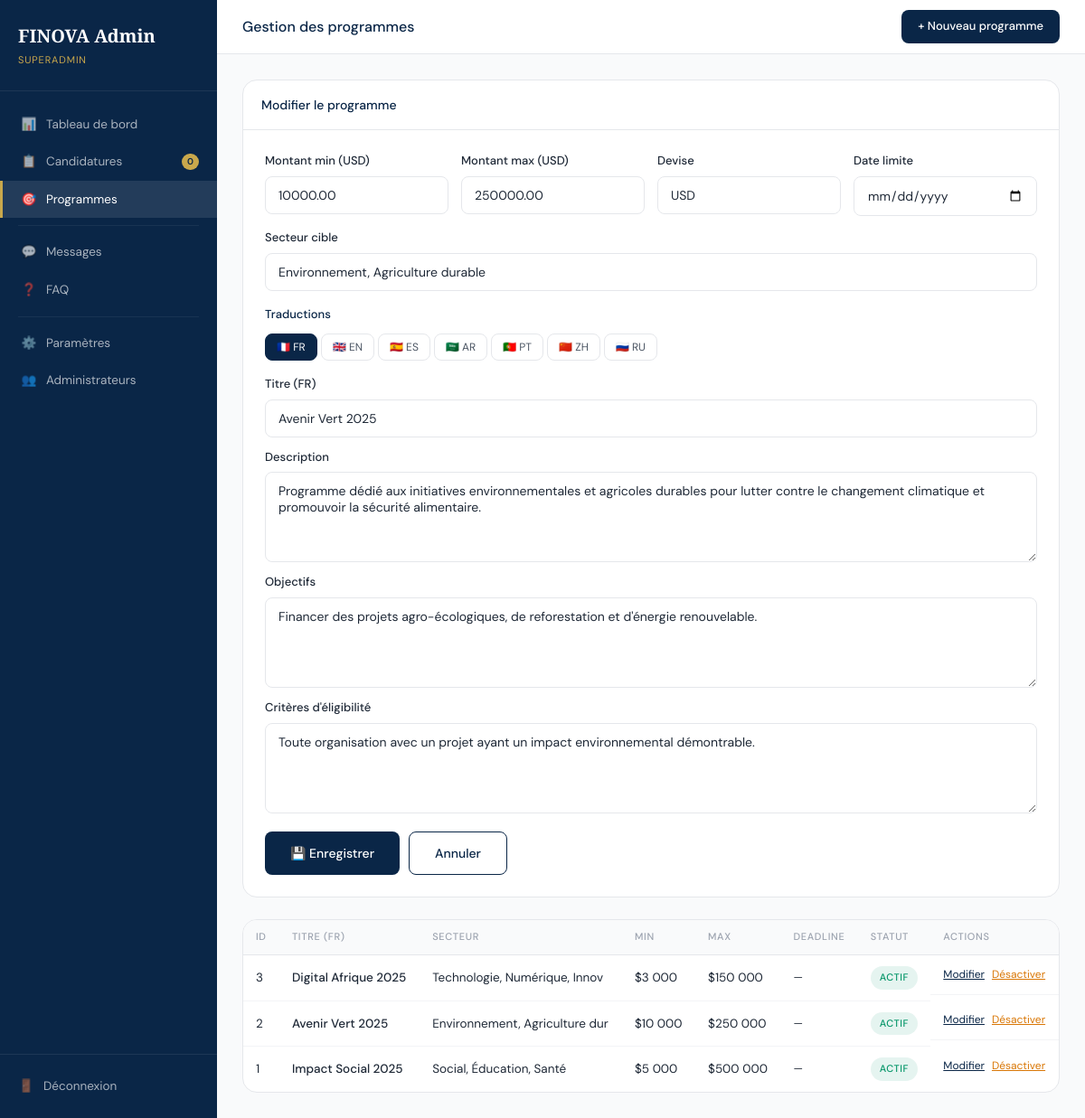
Screenshot of /admin/programs.php?edit=2 (signed in) with the database file from the repository.
### tables this page shows
CREATE TABLE IF NOT EXISTS programs (
  id INT AUTO_INCREMENT PRIMARY KEY,
  slug VARCHAR(100) UNIQUE NOT NULL,
  is_active TINYINT(1) DEFAULT 1,
  max_amount DECIMAL(15,2),
  min_amount DECIMAL(15,2) DEFAULT 1000.00,
  currency VARCHAR(10) DEFAULT 'USD',
  deadline DATE,
  target_sector VARCHAR(255),
  eligibility_countries TEXT,
  created_at TIMESTAMP DEFAULT CURRENT_TIMESTAMP
);

CREATE TABLE IF NOT EXISTS program_translations (
  id INT AUTO_INCREMENT PRIMARY KEY,
  program_id INT NOT NULL,
  lang VARCHAR(10) NOT NULL,
  title VARCHAR(255),
  description TEXT,
  objectives TEXT,
  eligibility_criteria TEXT,
  FOREIGN KEY (program_id) REFERENCES programs(id) ON DELETE CASCADE,
  UNIQUE KEY unique_translation (program_id, lang)
);

### admin/programs.php (the view, shortened to what this page needs)
<?php
$db = getDB();
$adm = $db->prepare("SELECT * FROM admins WHERE id=?"); $adm->execute([$_SESSION['admin_id']]); $adm = $adm->fetch();
$programs = $db->query("
    SELECT p.*,
    (SELECT title
     FROM program_translations
     WHERE program_id = p.id
     AND lang='fr'
     LIMIT 1) as title_fr
    FROM programs p
    ORDER BY p.id DESC
")->fetchAll();
$editProg = null;
$editTrans = [];
if (isset($_GET['edit'])) {
    $s = $db->prepare("SELECT * FROM programs WHERE id=?"); $s->execute([(int)$_GET['edit']]); $editProg = $s->fetch();
    $s2 = $db->prepare("SELECT * FROM program_translations WHERE program_id=?"); $s2->execute([(int)$_GET['edit']]);
    foreach($s2->fetchAll() as $t) $editTrans[$t['lang']] = $t;
}
$pendingCount = $db->query("SELECT COUNT(*) FROM applications WHERE status='pending'")->fetchColumn();
$unreadMsgs = $db->query("SELECT COUNT(*) FROM contacts WHERE is_read=0")->fetchColumn();
?>
<!DOCTYPE html>
<html lang="fr">
<head>
<link rel="stylesheet" href="../assets/css/main.css">
</head>
<body>
<div class="admin-layout">
  <aside class="sidebar">
    <div class="sidebar-brand"><div class="brand">FINOVA Admin</div><div class="role"><?= htmlspecialchars($adm['role']??'') ?></div></div>
    <nav class="sidebar-nav">
      <a class="nav-item" href="index.php"><span class="icon">📊</span> Tableau de bord</a>
      <a class="nav-item" href="applications.php"><span class="icon">📋</span> Candidatures <span class="nav-badge"><?= $pendingCount ?></span></a>
      <a class="nav-item active" href="programs.php"><span class="icon">🎯</span> Programmes</a>
      <div class="nav-sep"></div>
      <a class="nav-item" href="messages.php"><span class="icon">💬</span> Messages <?php if($unreadMsgs>0): ?><span class="nav-badge"><?= $unreadMsgs ?></span><?php endif; ?></a>
      <a class="nav-item" href="faq.php"><span class="icon">❓</span> FAQ</a>
      <div class="nav-sep"></div>
      <a class="nav-item" href="settings.php"><span class="icon">⚙️</span> Paramètres</a>
      <a class="nav-item" href="admins.php"><span class="icon">👥</span> Administrateurs</a>
    </nav>
    <div class="sidebar-bottom"><a href="logout.php" class="nav-item" style="padding:8px 0;border:none"><span class="icon">🚪</span> Déconnexion</a></div>
  </aside>
  <main class="admin-main">
    <div class="admin-topbar">
      <span class="topbar-title">Gestion des programmes</span>
      <a href="programs.php?new=1" class="btn btn-primary btn-sm">+ Nouveau programme</a>
    </div>
    <div class="admin-content">
      <?php if(isset($_GET['new']) || $editProg): ?>
      <div class="card" style="margin-bottom:24px">
        <div class="card-header"><span class="card-title"><?= $editProg ? 'Modifier le programme' : 'Nouveau programme' ?></span></div>
        <form method="POST" style="padding:24px">
          <div style="display:grid;grid-template-columns:1fr 1fr 1fr 1fr;gap:14px;margin-bottom:16px">
            <div class="form-group"><label class="form-label">Montant min (USD)</label><input type="number" name="min_amount" class="form-control" value="<?= $editProg['min_amount']??1000 ?>" required></div>
            <div class="form-group"><label class="form-label">Montant max (USD)</label><input type="number" name="max_amount" class="form-control" value="<?= $editProg['max_amount']??500000 ?>" required></div>
            <div class="form-group"><label class="form-label">Devise</label><input type="text" name="currency" class="form-control" value="<?= htmlspecialchars($editProg['currency']??'USD') ?>"></div>
            <div class="form-group"><label class="form-label">Date limite</label><input type="date" name="deadline" class="form-control" value="<?= $editProg['deadline']??'' ?>"></div>
            <div class="form-group" style="grid-column:1/-1"><label class="form-label">Secteur cible</label><input type="text" name="target_sector" class="form-control" value="<?= htmlspecialchars($editProg['target_sector']??'') ?>" placeholder="Ex: Social, Éducation, Santé"></div>
          </div>
          <div style="margin-top:16px">
            <div style="font-size:13px;font-weight:500;color:var(--navy);margin-bottom:10px">Traductions</div>
            <div class="lang-tabs">
              <?php foreach(['fr'=>'🇫🇷 FR','en'=>'🇬🇧 EN','es'=>'🇪🇸 ES','ar'=>'🇸🇦 AR','pt'=>'🇵🇹 PT','zh'=>'🇨🇳 ZH','ru'=>'🇷🇺 RU'] as $lcode=>$lname): ?>
              <button type="button" class="lang-tab <?= $lcode==='fr'?'active':'' ?>" onclick="showLang('<?= $lcode ?>')"><?= $lname ?></button>
              <?php endforeach; ?>
            </div>
            <?php foreach(['fr','en','es','ar','pt','zh','ru'] as $lcode): ?>
            <div class="lang-panel <?= $lcode==='fr'?'active':'' ?>" id="lang-<?= $lcode ?>">
              <div style="display:grid;grid-template-columns:1fr;gap:12px">
                <div class="form-group"><label class="form-label">Titre (<?= strtoupper($lcode) ?>)</label><input type="text" name="title_<?= $lcode ?>" class="form-control" value="<?= htmlspecialchars($editTrans[$lcode]['title']??'') ?>"></div>
                <div class="form-group"><label class="form-label">Description</label><textarea name="description_<?= $lcode ?>" class="form-control" rows="3"><?= htmlspecialchars($editTrans[$lcode]['description']??'') ?></textarea></div>
                <div class="form-group"><label class="form-label">Objectifs</label><textarea name="objectives_<?= $lcode ?>" class="form-control" rows="2"><?= htmlspecialchars($editTrans[$lcode]['objectives']??'') ?></textarea></div>
                <div class="form-group"><label class="form-label">Critères d'éligibilité</label><textarea name="eligibility_<?= $lcode ?>" class="form-control" rows="2"><?= htmlspecialchars($editTrans[$lcode]['eligibility_criteria']??'') ?></textarea></div>
              </div>
            </div>
            <?php endforeach; ?>
          </div>
          <div style="margin-top:20px;display:flex;gap:10px">
            <button type="submit" class="btn btn-primary">💾 Enregistrer</button>
            <a href="programs.php" class="btn btn-outline">Annuler</a>
          </div>
        </form>
      </div>
      <?php endif; ?>
      <div class="card">
        <div style="overflow-x:auto">
          <table class="table">
            <thead><tr><th>ID</th><th>Titre (FR)</th><th>Secteur</th><th>Min</th><th>Max</th><th>Deadline</th><th>Statut</th><th>Actions</th></tr></thead>
            <tbody>
              <?php foreach($programs as $prog): ?>
              <tr>
                <td><?= $prog['id'] ?></td>
                <td style="font-weight:500"><?= htmlspecialchars($prog['title_fr']??'—') ?></td>
                <td><?= htmlspecialchars(substr($prog['target_sector']??'',0,30)) ?></td>
                <td>$<?= number_format($prog['min_amount'],0,',',' ') ?></td>
                <td>$<?= number_format($prog['max_amount'],0,',',' ') ?></td>
                <td style="font-size:12px"><?= $prog['deadline'] ? date('d/m/Y',strtotime($prog['deadline'])) : '—' ?></td>
                <td><span class="badge badge-status <?= $prog['is_active']?'badge-approved':'badge-rejected' ?>"><?= $prog['is_active']?'Actif':'Inactif' ?></span></td>
                <td style="display:flex;gap:8px">
                  <a href="?edit=<?= $prog['id'] ?>" style="font-size:12px;color:var(--navy);text-decoration:underline">Modifier</a>
                  <a href="?toggle=<?= $prog['id'] ?>" style="font-size:12px;color:var(--warning);text-decoration:underline" onclick="return confirm('Changer le statut ?')"><?= $prog['is_active']?'Désactiver':'Activer' ?></a>
                </td>
              </tr>
              <?php endforeach; ?>
            </tbody>
          </table>
        </div>
      </div>
    </div>
  </main>
</div>
</body>
</html>

### assets/css/main.css (style rules this page uses)
:root { --navy: #0A2647; --navy-light: #144272; --gold: #C9A84C; --gold-light: #E8C97D; --cream: #F8F5EF; --white: #FFFFFF; --gray-50: #F9FAFB; --gray-100: #F3F4F6; --gray-200: #E5E7EB; --gray-400: #9CA3AF; --gray-600: #4B5563; --gray-800: #1F2937; --success: #059669; --warning: #D97706; --danger: #DC2626; --info: #2563EB; --font-serif: 'Cormorant Garamond', Georgia, serif; --font-sans: 'DM Sans', system-ui, sans-serif; --radius: 8px; --radius-lg: 16px; --shadow: 0 1px 3px rgba(0,0,0,.08), 0 4px 16px rgba(0,0,0,.06); --shadow-lg: 0 8px 32px rgba(10,38,71,.12); --transition: .22s ease; }
*, *::before, *::after { box-sizing: border-box; margin: 0; padding: 0; }
html { scroll-behavior: smooth; }
body { font-family: var(--font-sans); font-size: 15px; line-height: 1.6; color: var(--gray-800); background: var(--white); }
a { color: inherit; text-decoration: none; }
input, textarea, select, button { font-family: inherit; }
.badge { display: inline-flex; align-items: center; gap: 6px; padding: 6px 14px; border-radius: 100px; font-size: 12px; font-weight: 500; letter-spacing: .04em; text-transform: uppercase; }
.badge-status { font-size: 11px; padding: 4px 10px; }
.badge-approved { background: rgba(5,150,105,.1); color: var(--success); }
.btn { display: inline-flex; align-items: center; gap: 8px; padding: 12px 28px; border-radius: var(--radius); font-size: 14px; font-weight: 500; cursor: pointer; border: none; transition: var(--transition); white-space: nowrap; }
.btn-primary { background: var(--navy); color: var(--white); }
.btn-outline { background: transparent; color: var(--navy); border: 1.5px solid var(--navy); }
.btn-sm { padding: 8px 18px; font-size: 13px; }
.form-group { display: flex; flex-direction: column; gap: 6px; }
.form-label { font-size: 13px; font-weight: 500; color: var(--gray-700); }
.form-control { padding: 11px 14px; border: 1.5px solid var(--gray-200); border-radius: var(--radius); font-size: 14px; color: var(--gray-800); background: var(--white); transition: var(--transition); outline: none; width: 100%; }
.form-control::placeholder { color: var(--gray-400); }
textarea.form-control { resize: vertical; min-height: 100px; }

### rows the page displays
programs: min_amount "10000.00", max_amount "250000.00", currency "USD", target_sector "Environnement, Agriculture durable", id "2", title_fr "Avenir Vert 2025", target_sector "Environnement, Agriculture dur", min_amount "10 000", max_amount "250 000", is_active "ACTIF"
program_translations: title_fr "Avenir Vert 2025", description "Programme dédié aux initiatives environnementales et agricoles durables pour lutter contre le changement climatique et promouvoir la sécurité alimentaire.", objectives "Financer des projets agro-écologiques, de reforestation et d'énergie renouvelable.", eligibility_criteria "Toute organisation avec un projet ayant un impact environnemental démontrable."
programs: id "3", title_fr "Digital Afrique 2025", target_sector "Technologie, Numérique, Innov", min_amount "3 000", max_amount "150 000", is_active "ACTIF"
programs: id "1", title_fr "Impact Social 2025", target_sector "Social, Éducation, Santé", min_amount "5 000", max_amount "500 000", is_active "ACTIF"

### other values shown
$adm['role'] "SUPERADMIN"
$pendingCount "0"
$lname "🇫🇷 FR"
$lname "🇬🇧 EN"
$lname "🇪🇸 ES"
$lname "🇸🇦 AR"
$lname "🇵🇹 PT"
$lname "🇨🇳 ZH"
$lname "🇷🇺 RU"
$lcode "FR"
